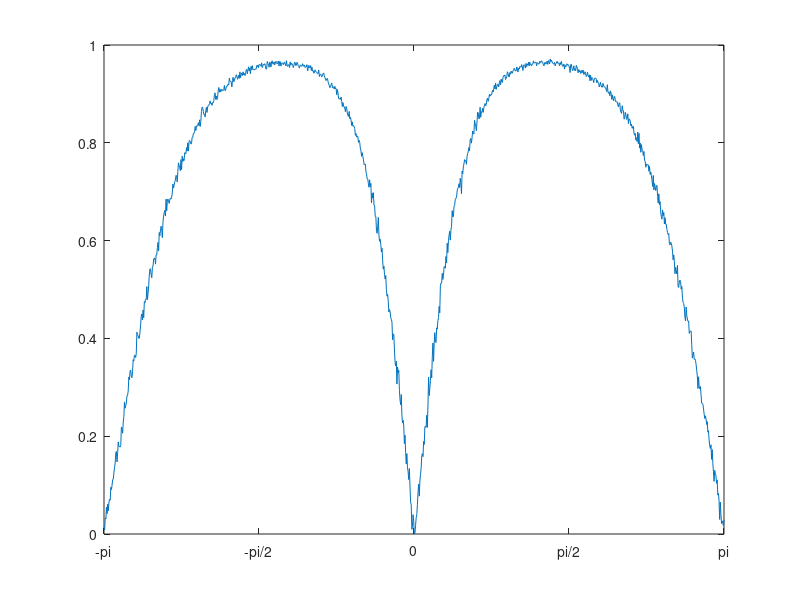

Source code (MATLAB):
%% PLI Example

t = 0:2*pi/1000:(2*pi-2*pi/1000);

s = sin(t)';

s2 = [];
for ii = 1:1000
    
    s2(:,ii) = circshift(s,ii-1);
    
end % END FOR


s3 = repmat(s2,10,1);
ss = repmat(s,10,1000);

noise1 = randn(10000,1000)./2.5;
noise2 = randn(10000,1000)./2.5;

s3 = s3+noise1;
ss = ss+noise2;

% plot(t,sin(t))

%% Find Instantaneous Phase

sPhase = atan2(imag(hilbert(s3)),s3);

sOrig = atan2(imag(hilbert(ss)),ss);

deltaPhi = sOrig - sPhase;
deltaPhi(deltaPhi < -pi) = deltaPhi(deltaPhi < -pi) + 2*pi;
deltaPhi(deltaPhi >  pi) = deltaPhi(deltaPhi >  pi) - 2*pi;

p = abs(mean(abs(deltaPhi).*sign(deltaPhi),1))'./mean(abs(deltaPhi),1)';
% p = abs(mean(sign(deltaPhi)));

pPlot = circshift(p,floor(length(p)/2));
phasePlot =linspace(-pi,pi,length(p));

plot(phasePlot,pPlot)
ylim([0,1])
xlim([-pi,pi+eps])

set(gca, 'XTick', [-pi, -pi/2, 0, pi/2, pi])
str={'-pi';'-pi/2';'0';'pi/2';'pi'};
set(gca,'xticklabel',str)


